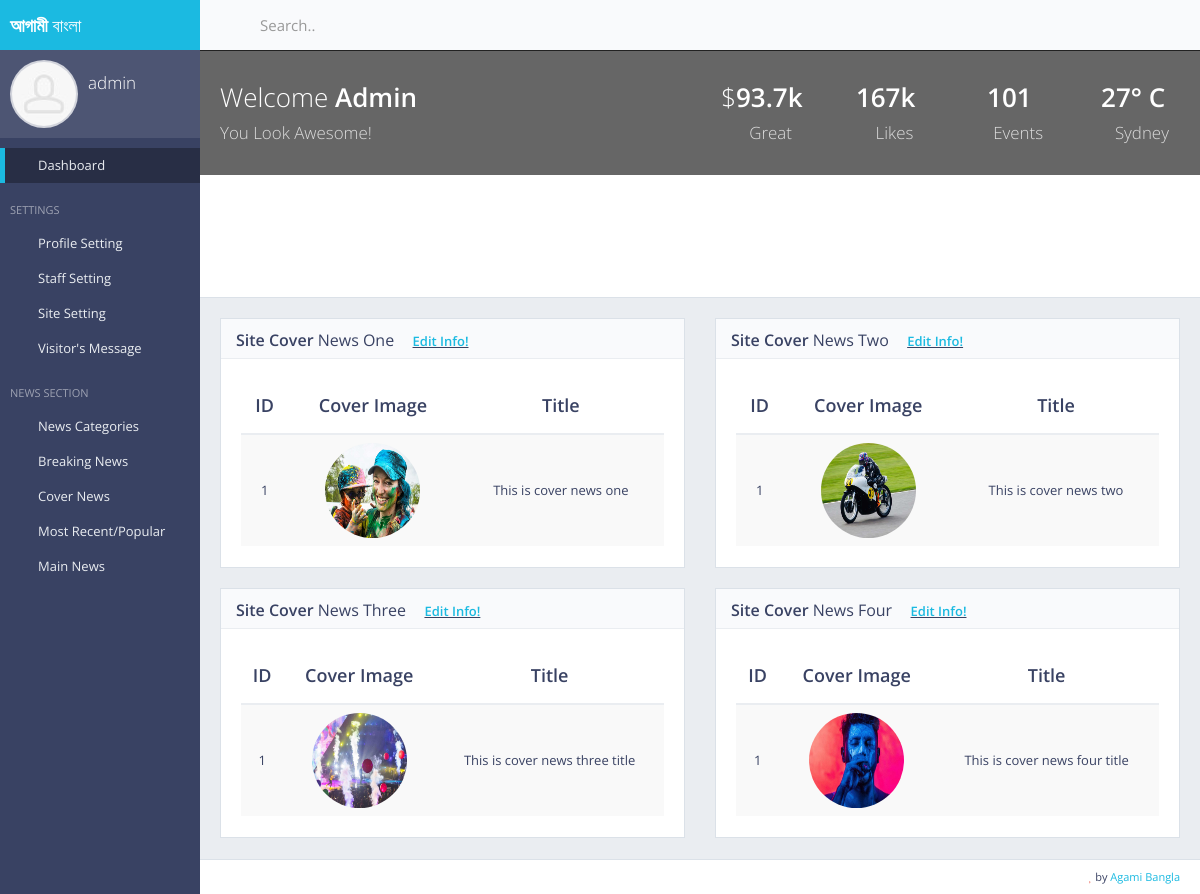
/ag/admin/cover/news/list/ (signed in), run on an earlier commit of the app's database.
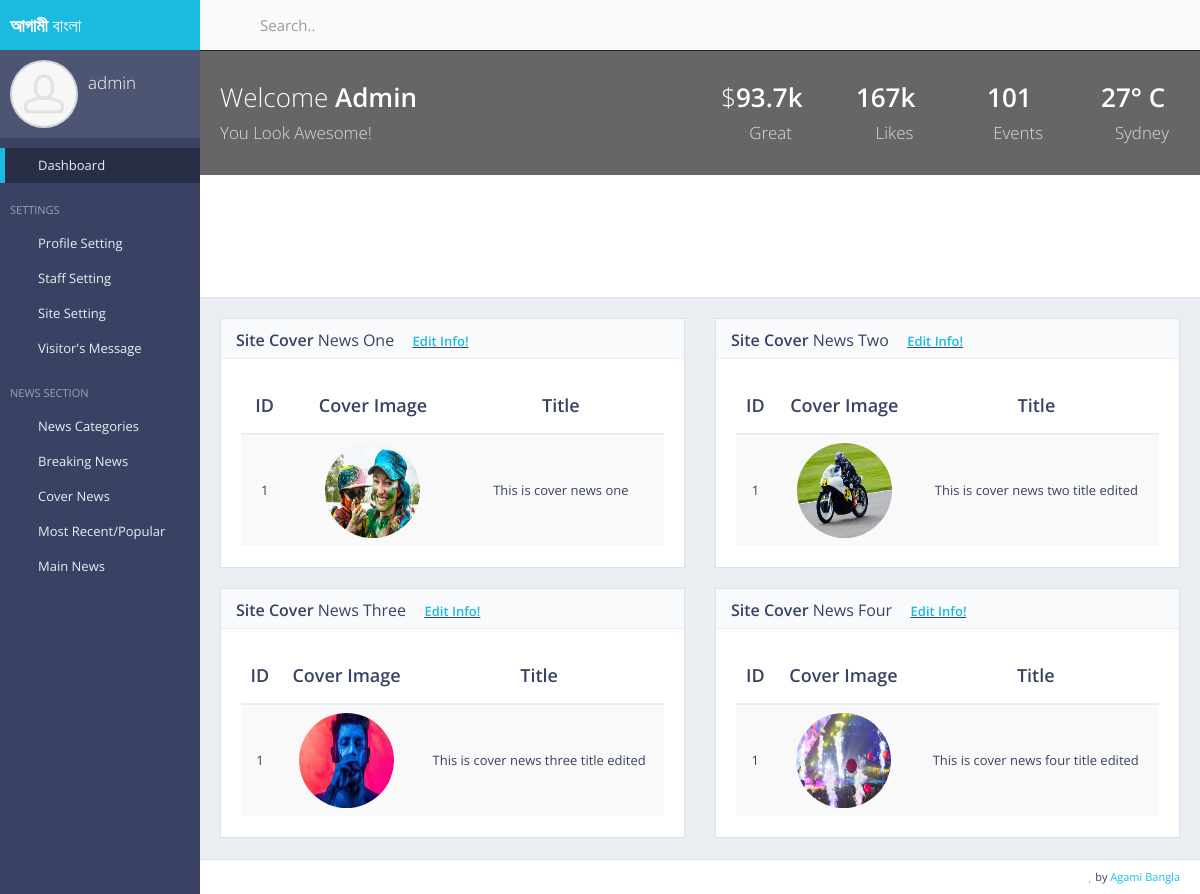
And on a later commit of the database.
### adminPanel/models.py (models this page shows, shortened)
class CoverNews2(models.Model):
    cover_news_image = models.ImageField()
    cover_news_title = models.TextField(max_length=255, verbose_name="Cover News Title")
    cover_news_category = models.CharField(max_length=255, default="")
    cover_news_subcategory = models.CharField(max_length=255, blank=True, null=True)
    cover_news_details = models.TextField(max_length=2000, blank=True, null=True)
    cover_news_added_at = models.DateField(auto_now_add=True)

class CoverNews3(models.Model):
    cover_news_image = models.ImageField()
    cover_news_title = models.TextField(max_length=255, verbose_name="Cover News Title")
    cover_news_category = models.CharField(max_length=255, default="")
    cover_news_subcategory = models.CharField(max_length=255, blank=True, null=True)
    cover_news_details = models.TextField(max_length=2000, blank=True, null=True)
    cover_news_added_at = models.DateField(auto_now_add=True)

class CoverNews4(models.Model):
    cover_news_image = models.ImageField()
    cover_news_title = models.TextField(max_length=255, verbose_name="Cover News Title")
    cover_news_category = models.CharField(max_length=255, default="")
    cover_news_subcategory = models.CharField(max_length=255, blank=True, null=True)
    cover_news_details = models.TextField(max_length=2000, blank=True, null=True)
    cover_news_added_at = models.DateField(auto_now_add=True)

### adminPanel/views.py (the view)
# urls.py: url(r'^ag/admin/cover/news/list/$', views.adminPanel_coverNewsList, name='adminPanelCoverNewsList'),
@login_required(login_url='/login/user')
def adminPanel_coverNewsList(request):
    cover_news_one_info = CoverNews1.objects.filter().first()
    cover_news_two_info = CoverNews2.objects.filter().first()
    cover_news_three_info = CoverNews3.objects.filter().first()
    cover_news_four_info = CoverNews4.objects.filter().first()
    context = {
        'cover_news_one_infor' : cover_news_one_info,
        'cover_news_two_infor' : cover_news_two_info,
        'cover_news_three_infor' : cover_news_three_info,
        'cover_news_four_infor' : cover_news_four_info,
    }
    return render(request, 'backEnd/cover_news_list.html', context)

### core/templates/backEnd/cover_news_list.html (shortened to what the changed rows need)
{% extends 'backEnd/index.html' %}
{% load static %}
{% block main_content %}
<div class="row">
    <div class="col-md-6">
        <div class="block">
            <div class="block-title">
                <h2><strong>Site Cover </strong>News One</h2>
            </div>
            <div class="table-responsive">
                {% if cover_news_one_infor %}
                <table class="table table-vcenter table-striped">
                    <thead>
                    <tr>
                        <th class="text-center">ID</th>
                        <th class="text-center">Cover Image</th>
                        <th class="text-center">Title</th>
                    </tr>
                    </thead>
                </table>
                {% else %}
                <h3 class="text-center">No added yet!</h3>
                {% endif %}
            </div>
        </div>
    </div>
    <div class="col-md-6">
        <div class="block">
            <div class="block-title">
                <h2><strong>Site Cover </strong>News Two</h2>
            </div>
            <div class="table-responsive">
                {% if cover_news_two_infor%}
                <table class="table table-vcenter table-striped">
                    <thead>
                    <tr>
                        <th class="text-center">ID</th>
                        <th class="text-center">Cover Image</th>
                        <th class="text-center">Title</th>
                    </tr>
                    </thead>
                    <tbody>
                    <tr>
                        <td class="text-center">1</td>
                        <td class="text-center"><img src="{{cover_news_two_infor.cover_news_image.url}}" style="width:95px;height:95px;" alt="avatar" class="img-circle"></td>
                        <td class="text-center">{{cover_news_two_infor.cover_news_title}}</td>
                    </tr>
                    </tbody>
                </table>
                {% else %}
                <h3 class="text-center">No added yet!</h3>
                {% endif %}
            </div>
        </div>
    </div>
</div>
<div class="row">
    <div class="col-md-6">
        <div class="block">
            <div class="block-title">
                <h2><strong>Site Cover </strong>News Three</h2>
            </div>
            <div class="table-responsive">
                {% if cover_news_three_infor %}
                <table class="table table-vcenter table-striped">
                    <thead>
                    <tr>
                        <th class="text-center">ID</th>
                        <th class="text-center">Cover Image</th>
                        <th class="text-center">Title</th>
                    </tr>
                    </thead>
                    <tbody>
                    <tr>
                        <td class="text-center">1</td>
                        <td class="text-center"><img src="{{cover_news_three_infor.cover_news_image.url}}" style="width:95px;height:95px;" alt="avatar" class="img-circle"></td>
                        <td class="text-center">{{cover_news_three_infor.cover_news_title}}</td>
                    </tr>
                    </tbody>
                </table>
                {% else %}
                <h3 class="text-center">No added yet! </h3>
                {% endif %}
            </div>
        </div>
    </div>
    <div class="col-md-6">
        <div class="block">
            <div class="block-title">
                <h2><strong>Site Cover </strong>News Four</h2>
            </div>
            <div class="table-responsive">
                {% if cover_news_four_infor %}
                <table class="table table-vcenter table-striped">
                    <thead>
                    <tr>
                        <th class="text-center">ID</th>
                        <th class="text-center">Cover Image</th>
                        <th class="text-center">Title</th>
                    </tr>
                    </thead>
                    <tbody>
                    <tr>
                        <td class="text-center">1</td>
                        <td class="text-center"><img src="{{cover_news_four_infor.cover_news_image.url}}" style="width:95px;height:95px;" alt="avatar" class="img-circle"></td>
                        <td class="text-center">{{cover_news_four_infor.cover_news_title}}</td>
                    </tr>
                    </tbody>
                </table>
                {% else %}
                <h3 class="text-center">No added yet!</h3>
                {% endif %}
            </div>
        </div>
    </div>
</div>
{% endblock %}

What changed in the data, as far as the page shows it:
changed CoverNews2: cover_news_title "This is cover news two" → "This is cover news two title edited"
changed CoverNews3: cover_news_image: a different picture; cover_news_title "This is cover news three title" → "This is cover news three title edited"
changed CoverNews4: cover_news_image: a different picture; cover_news_title "This is cover news four title" → "This is cover news four title edited"
